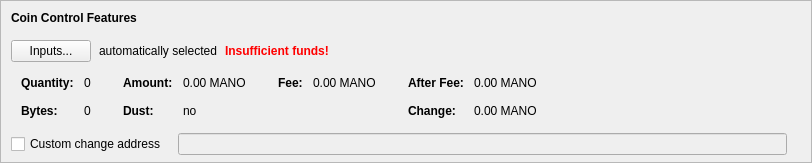
    <widget class="QFrame" name="frameCoinControl">
     <property name="sizePolicy">
      <sizepolicy hsizetype="Expanding" vsizetype="Expanding">
       <horstretch>0</horstretch>
       <verstretch>0</verstretch>
      </sizepolicy>
     </property>
     <property name="maximumSize">
      <size>
       <width>16777215</width>
       <height>16777215</height>
      </size>
     </property>
     <property name="frameShape">
      <enum>QFrame::StyledPanel</enum>
     </property>
     <property name="frameShadow">
      <enum>QFrame::Sunken</enum>
     </property>
     <layout class="QVBoxLayout" name="verticalLayoutCoinControl2">
      <property name="spacing">
       <number>0</number>
      </property>
      <property name="leftMargin">
       <number>0</number>
      </property>
      <property name="topMargin">
       <number>0</number>
      </property>
      <property name="rightMargin">
       <number>0</number>
      </property>
      <property name="bottomMargin">
       <number>6</number>
      </property>
      <item>
       <layout class="QVBoxLayout" name="verticalLayoutCoinControl" stretch="0,0,0,0,1">
        <property name="spacing">
         <number>0</number>
        </property>
        <property name="leftMargin">
         <number>10</number>
        </property>
        <property name="topMargin">
         <number>10</number>
        </property>
        <item>
         <layout class="QHBoxLayout" name="horizontalLayoutCoinControl1">
          <property name="bottomMargin">
           <number>15</number>
          </property>
          <item>
           <widget class="QLabel" name="labelCoinControlFeatures">
            <property name="sizePolicy">
             <sizepolicy hsizetype="Preferred" vsizetype="Maximum">
              <horstretch>0</horstretch>
              <verstretch>0</verstretch>
             </sizepolicy>
            </property>
            <property name="font">
             <font>
              <weight>75</weight>
              <bold>true</bold>
             </font>
            </property>
            <property name="styleSheet">
             <string notr="true">font-weight:bold;</string>
            </property>
            <property name="text">
             <string>Coin Control Features</string>
            </property>
           </widget>
          </item>
         </layout>
        </item>
        <item>
         <layout class="QHBoxLayout" name="horizontalLayoutCoinControl2" stretch="0,0,0,0">
          <property name="spacing">
           <number>8</number>
          </property>
          <property name="bottomMargin">
           <number>10</number>
          </property>
          <item>
           <widget class="QPushButton" name="pushButtonCoinControl">
            <property name="styleSheet">
             <string notr="true"/>
            </property>
            <property name="text">
             <string>Inputs...</string>
            </property>
            <property name="autoDefault">
             <bool>false</bool>
            </property>
           </widget>
          </item>
          <item>
           <widget class="QLabel" name="labelCoinControlAutomaticallySelected">
            <property name="text">
             <string>automatically selected</string>
            </property>
            <property name="margin">
             <number>5</number>
            </property>
           </widget>
          </item>
          <item>
           <widget class="QLabel" name="labelCoinControlInsuffFunds">
            <property name="font">
             <font>
              <weight>75</weight>
              <bold>true</bold>
             </font>
            </property>
            <property name="styleSheet">
             <string notr="true">color:red;font-weight:bold;</string>
            </property>
            <property name="text">
             <string>Insufficient funds!</string>
            </property>
            <property name="margin">
             <number>5</number>
            </property>
           </widget>
          </item>
          <item>
           <spacer name="horizontalSpacerCoinControl">
            <property name="orientation">
             <enum>Qt::Horizontal</enum>
            </property>
            <property name="sizeHint" stdset="0">
             <size>
              <width>40</width>
              <height>1</height>
             </size>
            </property>
           </spacer>
          </item>
         </layout>
        </item>
        <item>
         <widget class="QWidget" name="widgetCoinControl" native="true">
          <property name="sizePolicy">
           <sizepolicy hsizetype="Preferred" vsizetype="Preferred">
            <horstretch>0</horstretch>
            <verstretch>0</verstretch>
           </sizepolicy>
          </property>
          <property name="minimumSize">
           <size>
            <width>0</width>
            <height>0</height>
           </size>
          </property>
          <property name="styleSheet">
           <string notr="true"/>
          </property>
          <layout class="QHBoxLayout" name="horizontalLayoutCoinControl5">
           <property name="leftMargin">
            <number>0</number>
           </property>
           <property name="topMargin">
            <number>0</number>
           </property>
           <property name="rightMargin">
            <number>0</number>
           </property>
           <property name="bottomMargin">
            <number>0</number>
           </property>
           <item>
            <layout class="QHBoxLayout" name="horizontalLayoutCoinControl3" stretch="0,0,0,1">
             <property name="spacing">
              <number>20</number>
             </property>
             <property name="topMargin">
              <number>0</number>
             </property>
             <property name="bottomMargin">
              <number>10</number>
             </property>
             <item>
              <layout class="QFormLayout" name="formLayoutCoinControl1">
               <property name="horizontalSpacing">
                <number>10</number>
               </property>
               <property name="verticalSpacing">
                <number>14</number>
               </property>
               <property name="leftMargin">
                <number>10</number>
               </property>
               <property name="topMargin">
                <number>4</number>
               </property>
               <property name="rightMargin">
                <number>6</number>
               </property>
               <item row="0" column="0">
                <widget class="QLabel" name="labelCoinControlQuantityText">
                 <property name="font">
                  <font>
                   <weight>75</weight>
                   <bold>true</bold>
                  </font>
                 </property>
                 <property name="text">
                  <string>Quantity:</string>
                 </property>
                 <property name="margin">
                  <number>0</number>
                 </property>
                </widget>
               </item>
               <item row="0" column="1">
                <widget class="QLabel" name="labelCoinControlQuantity">
                 <property name="cursor">
                  <cursorShape>IBeamCursor</cursorShape>
                 </property>
                 <property name="contextMenuPolicy">
                  <enum>Qt::ActionsContextMenu</enum>
                 </property>
                 <property name="text">
                  <string notr="true">0</string>
                 </property>
                 <property name="margin">
                  <number>0</number>
                 </property>
                 <property name="textInteractionFlags">
                  <set>Qt::LinksAccessibleByMouse|Qt::TextSelectableByKeyboard|Qt::TextSelectableByMouse</set>
                 </property>
                </widget>
               </item>
               <item row="1" column="0">
                <widget class="QLabel" name="labelCoinControlBytesText">
                 <property name="font">
                  <font>
                   <weight>75</weight>
                   <bold>true</bold>
                  </font>
                 </property>
                 <property name="text">
                  <string>Bytes:</string>
                 </property>
                </widget>
               </item>
               <item row="1" column="1">
                <widget class="QLabel" name="labelCoinControlBytes">
                 <property name="cursor">
                  <cursorShape>IBeamCursor</cursorShape>
                 </property>
                 <property name="contextMenuPolicy">
                  <enum>Qt::ActionsContextMenu</enum>
                 </property>
                 <property name="text">
                  <string notr="true">0</string>
                 </property>
                 <property name="textInteractionFlags">
                  <set>Qt::LinksAccessibleByMouse|Qt::TextSelectableByKeyboard|Qt::TextSelectableByMouse</set>
                 </property>
                </widget>
               </item>
              </layout>
             </item>
             <item>
              <layout class="QFormLayout" name="formLayoutCoinControl2">
               <property name="horizontalSpacing">
                <number>10</number>
               </property>
               <property name="verticalSpacing">
                <number>14</number>
               </property>
               <property name="leftMargin">
                <number>6</number>
               </property>
               <property name="topMargin">
                <number>4</number>
               </property>
               <property name="rightMargin">
                <number>6</number>
               </property>
               <item row="0" column="0">
                <widget class="QLabel" name="labelCoinControlAmountText">
                 <property name="font">
                  <font>
                   <weight>75</weight>
                   <bold>true</bold>
                  </font>
                 </property>
                 <property name="text">
                  <string>Amount:</string>
                 </property>
                 <property name="margin">
                  <number>0</number>
                 </property>
                </widget>
               </item>
               <item row="0" column="1">
                <widget class="QLabel" name="labelCoinControlAmount">
                 <property name="cursor">
                  <cursorShape>IBeamCursor</cursorShape>
                 </property>
                 <property name="contextMenuPolicy">
                  <enum>Qt::ActionsContextMenu</enum>
                 </property>
                 <property name="text">
                  <string notr="true">0.00 MANO</string>
                 </property>
                 <property name="textInteractionFlags">
                  <set>Qt::LinksAccessibleByMouse|Qt::TextSelectableByKeyboard|Qt::TextSelectableByMouse</set>
                 </property>
                </widget>
               </item>
               <item row="1" column="0">
                <widget class="QLabel" name="labelCoinControlLowOutputText">
                 <property name="font">
                  <font>
                   <weight>75</weight>
                   <bold>true</bold>
                  </font>
                 </property>
                 <property name="text">
                  <string>Dust:</string>
                 </property>
                </widget>
               </item>
               <item row="1" column="1">
                <widget class="QLabel" name="labelCoinControlLowOutput">
                 <property name="cursor">
                  <cursorShape>IBeamCursor</cursorShape>
                 </property>
                 <property name="contextMenuPolicy">
                  <enum>Qt::ActionsContextMenu</enum>
                 </property>
                 <property name="text">
                  <string notr="true">no</string>
                 </property>
                 <property name="textInteractionFlags">
                  <set>Qt::LinksAccessibleByMouse|Qt::TextSelectableByKeyboard|Qt::TextSelectableByMouse</set>
                 </property>
                </widget>
               </item>
              </layout>
             </item>
             <item>
              <layout class="QFormLayout" name="formLayoutCoinControl3">
               <property name="horizontalSpacing">
                <number>10</number>
               </property>
               <property name="verticalSpacing">
                <number>14</number>
               </property>
               <property name="leftMargin">
                <number>6</number>
               </property>
               <property name="topMargin">
                <number>4</number>
               </property>
               <property name="rightMargin">
                <number>6</number>
               </property>
               <item row="0" column="0">
                <widget class="QLabel" name="labelCoinControlFeeText">
                 <property name="font">
                  <font>
                   <weight>75</weight>
                   <bold>true</bold>
                  </font>
                 </property>
                 <property name="text">
                  <string>Fee:</string>
                 </property>
                 <property name="margin">
                  <number>0</number>
                 </property>
                </widget>
               </item>
               <item row="0" column="1">
                <widget class="QLabel" name="labelCoinControlFee">
                 <property name="cursor">
                  <cursorShape>IBeamCursor</cursorShape>
                 </property>
                 <property name="contextMenuPolicy">
                  <enum>Qt::ActionsContextMenu</enum>
                 </property>
                 <property name="text">
                  <string notr="true">0.00 MANO</string>
                 </property>
                 <property name="textInteractionFlags">
                  <set>Qt::LinksAccessibleByMouse|Qt::TextSelectableByKeyboard|Qt::TextSelectableByMouse</set>
                 </property>
                </widget>
               </item>
             </layout>
             </item>
             <item>
              <layout class="QFormLayout" name="formLayoutCoinControl4">
               <property name="horizontalSpacing">
                <number>10</number>
               </property>
               <property name="verticalSpacing">
                <number>14</number>
               </property>
               <property name="leftMargin">
                <number>6</number>
               </property>
               <property name="topMargin">
                <number>4</number>
               </property>
               <property name="rightMargin">
                <number>6</number>
               </property>
               <item row="0" column="0">
                <widget class="QLabel" name="labelCoinControlAfterFeeText">
                 <property name="font">
                  <font>
                   <weight>75</weight>
                   <bold>true</bold>
                  </font>
                 </property>
                 <property name="text">
                  <string>After Fee:</string>
                 </property>
                 <property name="margin">
                  <number>0</number>
                 </property>
                </widget>
               </item>
               <item row="0" column="1">
                <widget class="QLabel" name="labelCoinControlAfterFee">
                 <property name="cursor">
                  <cursorShape>IBeamCursor</cursorShape>
                 </property>
                 <property name="contextMenuPolicy">
                  <enum>Qt::ActionsContextMenu</enum>
                 </property>
                 <property name="text">
                  <string notr="true">0.00 MANO</string>
                 </property>
                 <property name="textInteractionFlags">
                  <set>Qt::LinksAccessibleByMouse|Qt::TextSelectableByKeyboard|Qt::TextSelectableByMouse</set>
                 </property>
                </widget>
               </item>
               <item row="1" column="0">
                <widget class="QLabel" name="labelCoinControlChangeText">
                 <property name="font">
                  <font>
                   <weight>75</weight>
                   <bold>true</bold>
                  </font>
                 </property>
                 <property name="text">
                  <string>Change:</string>
                 </property>
                </widget>
               </item>
               <item row="1" column="1">
                <widget class="QLabel" name="labelCoinControlChange">
                 <property name="cursor">
                  <cursorShape>IBeamCursor</cursorShape>
                 </property>
                 <property name="contextMenuPolicy">
                  <enum>Qt::ActionsContextMenu</enum>
                 </property>
                 <property name="text">
                  <string notr="true">0.00 MANO</string>
                 </property>
                 <property name="textInteractionFlags">
                  <set>Qt::LinksAccessibleByMouse|Qt::TextSelectableByKeyboard|Qt::TextSelectableByMouse</set>
                 </property>
                </widget>
               </item>
              </layout>
             </item>
            </layout>
           </item>
          </layout>
         </widget>
        </item>
        <item>
         <layout class="QHBoxLayout" name="horizontalLayoutCoinControl4" stretch="0,0,0">
          <property name="spacing">
           <number>12</number>
          </property>
          <property name="sizeConstraint">
           <enum>QLayout::SetDefaultConstraint</enum>
          </property>
          <property name="topMargin">
           <number>5</number>
          </property>
          <property name="rightMargin">
           <number>5</number>
          </property>
          <item>
           <widget class="QCheckBox" name="checkBoxCoinControlChange">
            <property name="toolTip">
             <string>If this is activated, but the change address is empty or invalid, change will be sent to a newly generated address.</string>
            </property>
            <property name="text">
             <string>Custom change address</string>
            </property>
           </widget>
          </item>
          <item>
           <widget class="QValidatedLineEdit" name="lineEditCoinControlChange">
            <property name="enabled">
             <bool>false</bool>
            </property>
            <property name="sizePolicy">
             <sizepolicy hsizetype="Expanding" vsizetype="Fixed">
              <horstretch>0</horstretch>
              <verstretch>0</verstretch>
             </sizepolicy>
            </property>
           </widget>
          </item>
          <item>
           <widget class="QLabel" name="labelCoinControlChangeLabel">
            <property name="sizePolicy">
             <sizepolicy hsizetype="Preferred" vsizetype="Expanding">
              <horstretch>0</horstretch>
              <verstretch>0</verstretch>
             </sizepolicy>
            </property>
            <property name="minimumSize">
             <size>
              <width>0</width>
              <height>0</height>
             </size>
            </property>
            <property name="text">
             <string/>
            </property>
            <property name="margin">
             <number>3</number>
            </property>
           </widget>
          </item>
         </layout>
        </item>
        <item>
         <spacer name="verticalSpacerCoinControl">
          <property name="orientation">
           <enum>Qt::Vertical</enum>
          </property>
          <property name="sizeHint" stdset="0">
           <size>
            <width>800</width>
            <height>1</height>
           </size>
          </property>
         </spacer>
        </item>
       </layout>
      </item>
     </layout>
    </widget>
